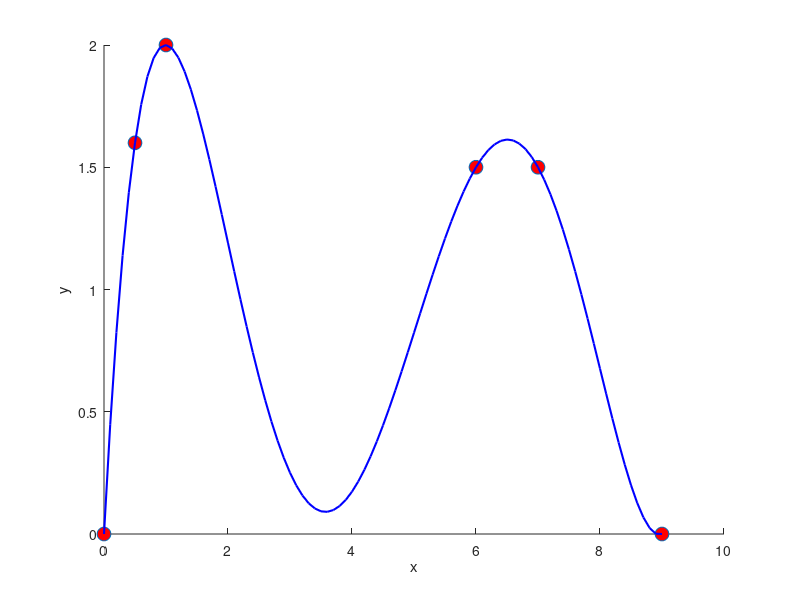

MATLAB code for this plot: (Note: this script raises an error after producing the figure.)
x_p = [0.0, 0.5, 1.0, 6.0, 7.0, 9.0];
y_p = [0.0, 1.6, 2.0, 1.5, 1.5, 0.0];

% 1==== 5次Lagrange插值多项式
x = 0:0.1:9; % 指定x的范围

% 插值基函数
l0 = ((x-x_p(1,2)).*(x-x_p(1,3)).*(x-x_p(1,4)).*(x-x_p(1,5)).*(x-x_p(1,6)))./((x_p(1,1)-x_p(1,2))*(x_p(1,1)-x_p(1,3))*(x_p(1,1)-x_p(1,4))*(x_p(1,1)-x_p(1,5))*(x_p(1,1)-x_p(1,6)));
l1 = ((x-x_p(1,1)).*(x-x_p(1,3)).*(x-x_p(1,4)).*(x-x_p(1,5)).*(x-x_p(1,6)))./((x_p(1,2)-x_p(1,1))*(x_p(1,2)-x_p(1,3))*(x_p(1,2)-x_p(1,4))*(x_p(1,2)-x_p(1,5))*(x_p(1,2)-x_p(1,6)));
l2 = ((x-x_p(1,1)).*(x-x_p(1,2)).*(x-x_p(1,4)).*(x-x_p(1,5)).*(x-x_p(1,6)))./((x_p(1,3)-x_p(1,1))*(x_p(1,3)-x_p(1,2))*(x_p(1,3)-x_p(1,4))*(x_p(1,3)-x_p(1,5))*(x_p(1,3)-x_p(1,6)));
l3 = ((x-x_p(1,1)).*(x-x_p(1,2)).*(x-x_p(1,3)).*(x-x_p(1,5)).*(x-x_p(1,6)))./((x_p(1,4)-x_p(1,1))*(x_p(1,4)-x_p(1,2))*(x_p(1,4)-x_p(1,3))*(x_p(1,4)-x_p(1,5))*(x_p(1,4)-x_p(1,6)));
l4 = ((x-x_p(1,1)).*(x-x_p(1,2)).*(x-x_p(1,3)).*(x-x_p(1,4)).*(x-x_p(1,6)))./((x_p(1,5)-x_p(1,1))*(x_p(1,5)-x_p(1,2))*(x_p(1,5)-x_p(1,3))*(x_p(1,5)-x_p(1,4))*(x_p(1,5)-x_p(1,6)));
l5 = ((x-x_p(1,1)).*(x-x_p(1,2)).*(x-x_p(1,3)).*(x-x_p(1,4)).*(x-x_p(1,5)))./((x_p(1,6)-x_p(1,1))*(x_p(1,6)-x_p(1,2))*(x_p(1,6)-x_p(1,3))*(x_p(1,6)-x_p(1,4))*(x_p(1,6)-x_p(1,5)));

% Lagrange插值多项式
lagrange_x = l0.*y_p(1,1)+l1.*y_p(1,2)+l2.*y_p(1,3)+l3.*y_p(1,4)+l4.*y_p(1,5)+l5.*y_p(1,6);

scatter(x_p, y_p,100, 'markerfacecolor', [ 1, 0, 0 ]);
hold on;
plot(x, lagrange_x, 'b', 'linewidth',1.5);
xlabel('x');
ylabel('y');
hold on;


% 2==== 三次样条插值

% 自然边界条件
M0 = 0;
M5 = 0;

% 子区间长度h
h0 = x_p(1,2) - x_p(1,1);
h1 = x_p(1,3) - x_p(1,2);
h2 = x_p(1,4) - x_p(1,3);
h3 = x_p(1,5) - x_p(1,4);
h4 = x_p(1,6) - x_p(1,5);

miu_1 = h0/(h0+h1);
miu_2 = h1/(h1+h2);
miu_3 = h2/(h2+h3);
miu_4 = h3/(h3+h4);

lambda_1 = 1 - miu_1;
lambda_2 = 1 - miu_2;
lambda_3 = 1 - miu_3;
lambda_4 = 1 - miu_4;

d1 = 6*third_order_mean_difference(x_p, y_p, 1);
d2 = 6*third_order_mean_difference(x_p, y_p, 2);
d3 = 6*third_order_mean_difference(x_p, y_p, 3);
d4 = 6*third_order_mean_difference(x_p, y_p, 4);

% 求解M
A = [2,lambda_1,0,0;miu_2, 2, lambda_2, 0; 0, miu_3, 2, lambda_3; 0, 0, miu_4, 2];
b = [d1 - miu_1*M0; d2; d3; d4 - lambda_4*M5];
m = A\b;
M1 = m(1,1);
M2 = m(2,1);
M3 = m(3,1);
M4 = m(4,1);

% 生成分段函数
s0 = M0.*(x_p(1,2)-x).^3/(6*h0) + M1.*(x-x_p(1,1)).^3/(6*h0) + (y_p(1,1) - M0*h0^2/6).*(x_p(1,2)-x)/h0 + (y_p(1,2) - M1*h0^2/6).*(x-x_p(1,1))/h0;
s1 = M1.*(x_p(1,3)-x).^3/(6*h1) + M2.*(x-x_p(1,2)).^3/(6*h1) + (y_p(1,2) - M1*h1^2/6).*(x_p(1,3)-x)/h1 + (y_p(1,3) - M2*h1^2/6).*(x-x_p(1,2))/h1;
s2 = M2.*(x_p(1,4)-x).^3/(6*h2) + M3.*(x-x_p(1,3)).^3/(6*h2) + (y_p(1,3) - M2*h2^2/6).*(x_p(1,4)-x)/h2 + (y_p(1,4) - M3*h2^2/6).*(x-x_p(1,3))/h2;
s3 = M3.*(x_p(1,5)-x).^3/(6*h3) + M4.*(x-x_p(1,4)).^3/(6*h3) + (y_p(1,4) - M3*h3^2/6).*(x_p(1,5)-x)/h3 + (y_p(1,5) - M4*h3^2/6).*(x-x_p(1,4))/h3;
s4 = M4.*(x_p(1,6)-x).^3/(6*h4) + M5.*(x-x_p(1,5)).^3/(6*h4) + (y_p(1,5) - M4*h4^2/6).*(x_p(1,6)-x)/h4 + (y_p(1,6) - M5*h4^2/6).*(x-x_p(1,5))/h4;

cubic_spline_interpolation_x = zeros(size(x));
for i = 1:length(x)
    if x_p(1)<=x(i) && x(i)<x_p(2)
        cubic_spline_interpolation_x(i) = s0(i);
    elseif x_p(2)<=x(i) && x(i)<x_p(3)
        cubic_spline_interpolation_x(i) = s1(i);
    elseif x_p(3)<=x(i) && x(i)<x_p(4)
        cubic_spline_interpolation_x(i) = s2(i);
    elseif x_p(4)<=x(i) && x(i)<x_p(5)
        cubic_spline_interpolation_x(i) = s3(i); 
    elseif x_p(5)<=x(i) && x(i)<x_p(6)
        cubic_spline_interpolation_x(i) = s4(i); 
    end 
end     
plot(x, cubic_spline_interpolation_x, 'k', 'linewidth',1.5);
legend('原始节点','5次Lagrange插值多项式', '三次样条插值');
